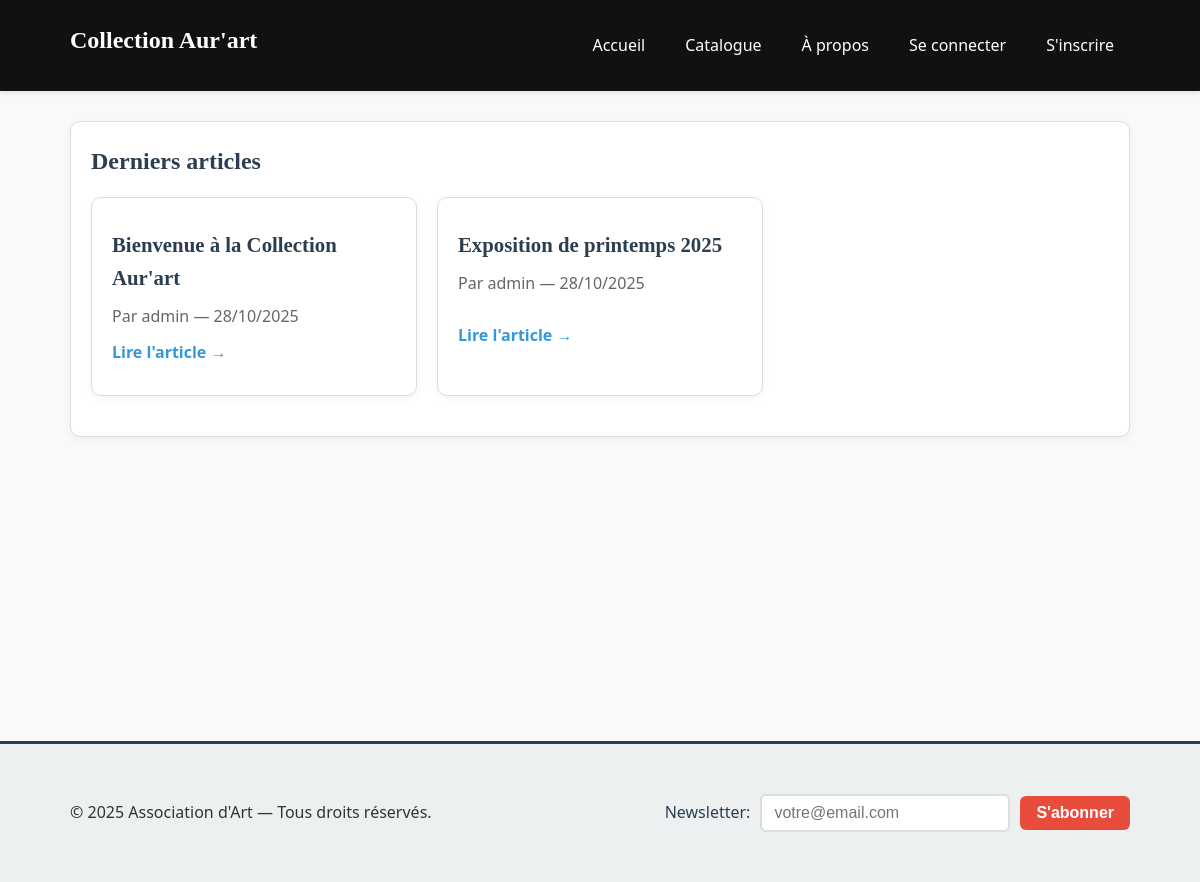
The page / on the database its author committed.
### tables this page shows
CREATE TABLE IF NOT EXISTS articles (
    id INT AUTO_INCREMENT PRIMARY KEY,
    title VARCHAR(255) NOT NULL,
    slug VARCHAR(255) NOT NULL UNIQUE,
    content TEXT NOT NULL,
    image VARCHAR(500) DEFAULT NULL,
    author_id INT,
    created_at DATETIME DEFAULT CURRENT_TIMESTAMP,
    updated_at DATETIME DEFAULT CURRENT_TIMESTAMP ON UPDATE CURRENT_TIMESTAMP,
    FOREIGN KEY (author_id) REFERENCES users(id) ON DELETE SET NULL,
    INDEX idx_slug (slug),
    INDEX idx_author (author_id),
    INDEX idx_created (created_at)
);

CREATE TABLE IF NOT EXISTS users (
    id INT AUTO_INCREMENT PRIMARY KEY,
    username VARCHAR(50) NOT NULL UNIQUE,
    email VARCHAR(150) NOT NULL UNIQUE,
    password VARCHAR(255) NOT NULL,
    created_at DATETIME DEFAULT CURRENT_TIMESTAMP,
    INDEX idx_email (email)
);

### db.php (called while the page is built, shortened)
<?php
$DB_HOST = 'localhost';
$DB_USER = 'root';
$DB_PASS = '';
$DB_NAME = 'new_site_artv1';
$mysqli = new mysqli($DB_HOST, $DB_USER, $DB_PASS, $DB_NAME);
$mysqli->set_charset('utf8mb4');
function q($sql, $types = null, $params = []) {
    global $mysqli;
    $stmt = $mysqli->prepare($sql);
    $ok = $stmt->execute();
    if (stripos($sql, 'SELECT') === 0) {
        $res = $stmt->get_result();
        return $res;
    } else {
        $stmt->close();
        return true;
    }
}
?>

### index.php (the view, shortened to what this page needs)
<?php
require 'db.php';
include 'header.php';
?>
<section class="card">
<h2>Derniers articles</h2>
<?php
$res = q("SELECT a.id, a.title, a.slug, a.created_at, a.image, u.username
           FROM articles a LEFT JOIN users u ON u.id=a.author_id
           ORDER BY a.created_at DESC LIMIT 6");
if ($res && $res->num_rows) {
    echo '<div class="article-list">';
    while ($row = $res->fetch_assoc()) {
        echo '<article class="card">';
        echo '<h3>' . htmlspecialchars($row['title']) . '</h3>';
        echo '<p>Par ' . htmlspecialchars($row['username'] ?? 'Anonyme') . ' — ' . htmlspecialchars(date('d/m/Y', strtotime($row['created_at']))) . '</p>';
        echo '<p><a href="article.php?slug=' . urlencode($row['slug']) . '">Lire l\'article →</a></p>';
        echo '</article>';
    }
    echo '</div>';
} else {
    echo '<p>Aucun article pour l\'instant.</p>';
}
?>
</section>
<?php include 'footer.php'; ?>

### header.php (shortened to what this page needs)
<!doctype html>
<html lang="fr">
<head>
    <link rel="stylesheet" href="style.css">
</head>
<body>
<header class="site-header">
    <div class="container">
        <h1 class="logo"><a href="index.php">Collection Aur'art</a></h1>
        <nav class="main-nav">
            <a href="index.php">Accueil</a>
            <a href="articles.php">Catalogue</a>
            <a href="about.php">À propos</a>
            <?php if(!empty($_SESSION['user_id'])): ?>
                <a href="dashboard.php">Mon espace</a>
                <a href="logout.php">Se déconnecter</a>
            <?php else: ?>
                <a href="login.php">Se connecter</a>
                <a href="register.php">S'inscrire</a>
            <?php endif; ?>
        </nav>
    </div>
</header>
<main class="container">

### footer.php (shortened to what this page needs)
</main>
<footer class="site-footer">
<div class="container">
<p>© <?=date('Y')?> Association d'Art — Tous droits réservés.</p>
<form action="subscribe.php" method="post" class="newsletter-inline">
<label for="sub_email">Newsletter:</label>
<input type="email" name="email" id="sub_email" placeholder="votre@email.com" required>
<button type="submit">S'abonner</button>
</form>
</div>
</footer>
</body>
</html>

### style.css (style rules this page uses)
:root { --maxw: 1100px; --primary: #2c3e50; --secondary: #3498db; --accent: #e74c3c; --light-bg: #ecf0f1; --dark-bg: #111; font-family: 'Segoe UI', Tahoma, Geneva, Verdana, sans-serif; }
* { box-sizing: border-box; margin: 0; padding: 0; }
body { color: #333; line-height: 1.6; background: #f9f9f9; }
h1, h2, h3 { font-family: Georgia, 'Times New Roman', Times, serif; margin-bottom: 1rem; }
h1 { color: white; }
h2 { color: var(--primary); }
.container { max-width: var(--maxw); margin: 0 auto; padding: 20px; }
.site-header { background: var(--dark-bg); color: #fff; box-shadow: 0 2px 5px rgba(0,0,0,0.1); position: sticky; top: 0; z-index: 100; }
.site-header .container { display: flex; align-items: center; justify-content: space-between; padding: 12px 20px; }
.logo a { color: #fff; text-decoration: none; font-size: 1.5rem; font-weight: bold; transition: color 0.3s; }
.main-nav { display: flex; gap: 8px; }
.main-nav a { color: #fff; padding: 8px 16px; text-decoration: none; border-radius: 4px; transition: background 0.3s; }
main.container { padding-top: 30px; min-height: calc(100vh - 200px); }
.card { border: 1px solid #ddd; padding: 20px; border-radius: 10px; background: #fff; margin-bottom: 20px; box-shadow: 0 2px 8px rgba(0,0,0,0.05); transition: transform 0.2s, box-shadow 0.2s; }
.article-list { display: grid; grid-template-columns: repeat(auto-fill, minmax(300px, 1fr)); gap: 20px; }
.article-list .card { display: flex; flex-direction: column; }
.article-list .card h3 { margin: 10px 0; color: var(--primary); font-size: 1.3rem; }
.article-list .card p { flex-grow: 1; margin-bottom: 10px; color: #666; }
.article-list .card a { color: var(--secondary); text-decoration: none; font-weight: 600; transition: color 0.3s; }
label { display: block; margin-bottom: 8px; font-weight: 600; color: var(--primary); }
input[type=text], input[type=email], input[type=password], input[type=file], textarea { width: 100%; padding: 12px; border: 2px solid #ddd; border-radius: 6px; font-size: 1rem; transition: border-color 0.3s; }
button, button[type=submit] { padding: 12px 24px; border: 0; border-radius: 6px; cursor: pointer; font-size: 1rem; font-weight: 600; background: var(--secondary); color: white; transition: background 0.3s, transform 0.2s; }
.site-footer { background: var(--light-bg); padding: 30px 0; margin-top: 50px; border-top: 3px solid var(--primary); }
.site-footer .container { display: flex; justify-content: space-between; align-items: center; flex-wrap: wrap; gap: 20px; }
.newsletter-inline { display: flex; gap: 10px; align-items: center; }
.newsletter-inline label { margin: 0; font-weight: normal; }
.newsletter-inline input { width: 250px; padding: 8px 12px; }
.newsletter-inline button { padding: 8px 16px; background: var(--accent); }

### rows shown on the page
articles: title "Bienvenue à la Collection Aur'art", author.username "admin", created_at "28/10/2025"
articles: title "Exposition de printemps 2025", author.username "admin", created_at "28/10/2025"
